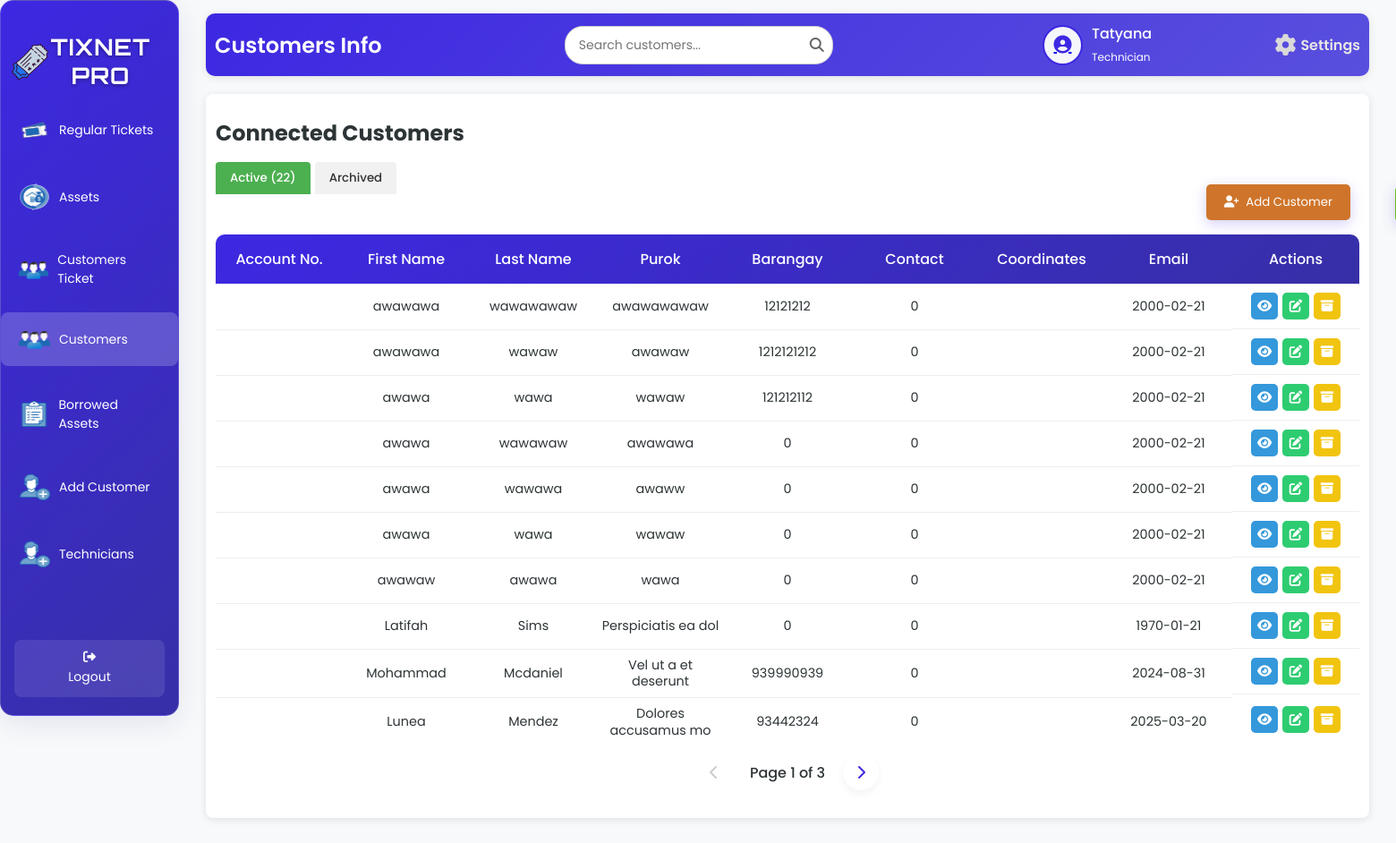
Page /customersT.php (signed in) on the earlier database version.
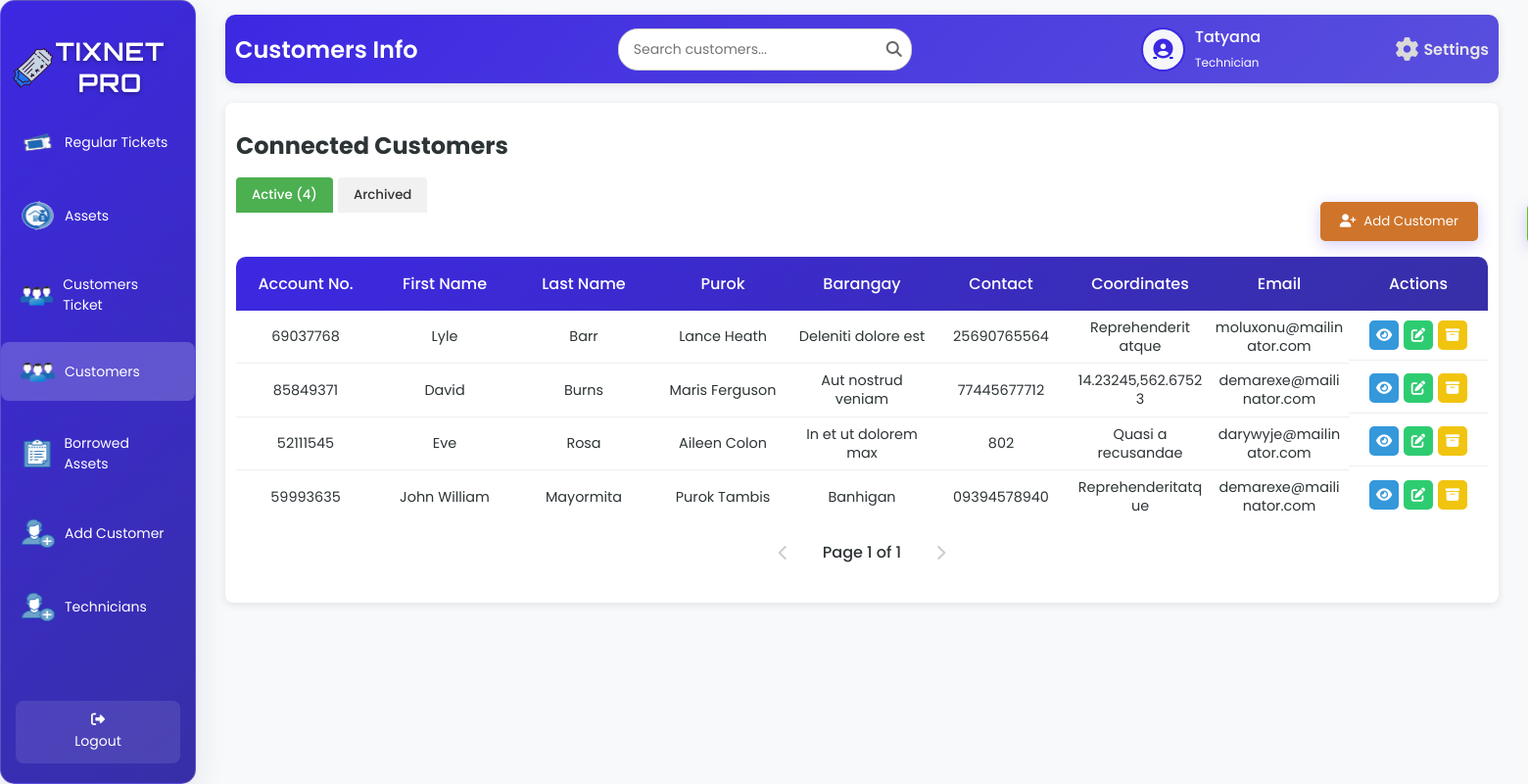
Same page on the later database version.
### tables this page shows
CREATE TABLE `tbl_customer` (
  `c_id` int(50) NOT NULL,
  `c_fname` varchar(200) NOT NULL,
  `c_lname` varchar(200) NOT NULL,
  `c_purok` varchar(200) NOT NULL,
  `c_barangay` varchar(200) NOT NULL,
  `c_contact` varchar(100) NOT NULL,
  `c_email` varchar(200) NOT NULL,
  `c_date` date NOT NULL,
  `c_napname` varchar(200) NOT NULL,
  `c_napport` int(50) NOT NULL,
  `c_macaddress` varchar(200) NOT NULL,
  `c_status` varchar(200) NOT NULL,
  `c_plan` varchar(200) NOT NULL,
  `c_equipment` varchar(200) NOT NULL,
  `c_account_no` int(100) NOT NULL,
  `c_coordinates` varchar(200) NOT NULL,
  `c_balance` int(50) NOT NULL,
  `c_startdate` varchar(100) NOT NULL,
  `c_nextdue` varchar(100) NOT NULL,
  `c_lastdue` varchar(100) NOT NULL,
  `c_nextbill` varchar(100) NOT NULL,
  `c_billstatus` varchar(100) NOT NULL
);

### customersT.php (the view, shortened to what this page needs)
<?php
include 'db.php';
function jsEscape($str) {
    return str_replace(
        ["\\", "'", "\"", "\n", "\r", "\t"],
        ["\\\\", "\\'", "\\\"", "\\n", "\\r", "\\t"],
        $str
    );
}
$firstName = '';
$userType = '';
$avatarPath = $_SESSION['avatarPath'];
if ($conn) {
    $sqlUser = "SELECT u_fname, u_lname, u_type FROM tbl_user WHERE u_username = ?";
    $stmt = $conn->prepare($sqlUser);
    $stmt->bind_param("s", $_SESSION['username']);
    $stmt->execute();
    $resultUser = $stmt->get_result();
    if ($resultUser->num_rows > 0) {
        $row = $resultUser->fetch_assoc();
        $firstName = $row['u_fname'];
        $userType = $row['u_type'];
    }
    $limit = 10;
    $pageActive = isset($_GET['page_active']) ? (int)$_GET['page_active'] : 1;
    $offsetActive = ($pageActive - 1) * $limit;
    $totalActiveQuery = "SELECT COUNT(*) AS total FROM tbl_customer WHERE c_status NOT LIKE 'ARCHIVED:%' OR c_status IS NULL";
    $totalActiveResult = $conn->query($totalActiveQuery);
    $totalActiveRow = $totalActiveResult->fetch_assoc();
    $totalActive = $totalActiveRow['total'];
    $totalActivePages = ceil($totalActive / $limit);
    $pageArchived = isset($_GET['page_archived']) ? (int)$_GET['page_archived'] : 1;
    $sqlActive = "SELECT c_account_no, c_fname, c_lname, c_purok, c_barangay, c_contact, c_email, c_coordinates, c_date, c_napname, c_napport, c_macaddress, c_status, c_plan, c_equipment, c_balance, c_startdate, c_nextdue, c_lastdue, c_nextbill, c_billstatus
                  FROM tbl_customer WHERE c_status NOT LIKE 'ARCHIVED:%' OR c_status IS NULL LIMIT ?, ?";
    $stmtActive = $conn->prepare($sqlActive);
    $stmtActive->bind_param("ii", $offsetActive, $limit);
    $stmtActive->execute();
    $resultActive = $stmtActive->get_result();
} else {
    $_SESSION['error'] = "Database connection failed.";
}
?>
<!DOCTYPE html>
<html lang="en">
<head>
    <link rel="stylesheet" href="customersT.css">
    <link rel="stylesheet" href="https://cdnjs.cloudflare.com/ajax/libs/font-awesome/6.6.0/css/all.min.css" />
</head>
<body>
<div class="wrapper">
    <div class="sidebar glass-container">
        <h2><img src="image/logo.png" alt="TixNet Icon" class="sidebar-icon">TixNet Pro</h2>
        <ul>
            <li><a href="staffD.php"><img src="image/ticket.png" alt="Regular Tickets" class="icon" /> <span>Regular Tickets</span></a></li>
            <li><a href="assetsT.php"><img src="image/assets.png" alt="Assets" class="icon" /> <span>Assets</span></a></li>
            <li><a href="AllCustomersT.php"><img src="image/users.png" alt="Customers" class="icon" /> <span>Customers Ticket</span></a></li>
            <li><a href="customersT.php" class="active"><img src="image/users.png" alt="Customers" class="icon" /> <span>Customers</span></a></li>
            <li><a href="borrowedStaff.php"><img src="image/borrowed.png" alt="Borrowed Assets" class="icon" /> <span>Borrowed Assets</span></a></li>
            <li><a href="addC.php"><img src="image/add.png" alt="Add Customer" class="icon" /> <span>Add Customer</span></a></li>
            <li><a href="AssignTech.php"><img src="image/add.png" alt="Technicians" class="icon" /> <span>Technicians</span></a></li>
        </ul>
        <footer>
            <a href="index.php" class="back-home"><i class="fas fa-sign-out-alt"></i> Logout</a>
        </footer>
    </div>
    <div class="container">
        <div class="upper">
            <h1>Customers Info</h1>
            <div class="search-container">
                <input type="text" class="search-bar" id="searchInput" placeholder="Search customers..." onkeyup="debouncedSearchCustomers()">
                <span class="search-icon"><i class="fas fa-search"></i></span>
            </div>
            <div class="user-profile">
                <div class="user-icon">
                    <a href="image.php">
                        <?php
                        $cleanAvatarPath = preg_replace('/\?\d+$/', '', $avatarPath);
                        if (!empty($avatarPath) && file_exists($cleanAvatarPath)) {
                            echo "<img src='" . htmlspecialchars($avatarPath, ENT_QUOTES, 'UTF-8') . "' alt='User Avatar'>";
                        } else {
                            echo "<i class='fas fa-user-circle'></i>";
                        }
                        ?>
                    </a>
                </div>
                <div class="user-details">
                    <span><?php echo htmlspecialchars($firstName, ENT_QUOTES, 'UTF-8'); ?></span>
                    <small><?php echo htmlspecialchars(ucfirst($userType), ENT_QUOTES, 'UTF-8'); ?></small>
                </div>
                <a href="settings.php" class="settings-link">
                    <i class="fas fa-cog"></i>
                    <span>Settings</span>
                </a>
            </div>
        </div>
        <div class="table-box glass-container">
            <h2>Connected Customers</h2>
            <div class="tab-buttons">
                <button class="tab-btn <?php echo (isset($_GET['tab']) && $_GET['tab'] === 'customers_active') || !isset($_GET['tab']) ? 'active' : ''; ?>" onclick="showTab('customers_active')">
                    Active (<?php echo $totalActive; ?>)
                </button>
                <button class="tab-btn <?php echo isset($_GET['tab']) && $_GET['tab'] === 'customers_archived' ? 'active' : ''; ?>" onclick="showTab('customers_archived')">
                    Archived
                </button>
            </div>
            <div class="customer-actions">
                <form action="addC.php" method="get" style="display: inline;">
                    <button type="submit" class="add-user-btn"><i class="fas fa-user-plus"></i> Add Customer</button>
                </form>
            </div>
            <div class="active-customers" id="customers_active" <?php echo (isset($_GET['tab']) && $_GET['tab'] === 'customers_archived') ? 'style="display: none;"' : ''; ?>>
                <table id="active-customers-table">
                    <thead>
                        <tr>
                            <th>Account No.</th>
                            <th>First Name</th>
                            <th>Last Name</th>
                            <th>Purok</th>
                            <th>Barangay</th>
                            <th>Contact</th>
                            <th>Coordinates</th>
                            <th>Email</th>
                            <th>Actions</th>
                        </tr>
                    </thead>
                    <tbody id="active-customers-tbody">
                        <?php
                        if ($resultActive->num_rows > 0) {
                            while ($row = $resultActive->fetch_assoc()) {
                                $displayStatus = ($row['c_status'] ?? '');
                                echo "<tr>
                                        <td>" . htmlspecialchars($row['c_account_no'], ENT_QUOTES, 'UTF-8') . "</td>
                                        <td>" . htmlspecialchars($row['c_fname'], ENT_QUOTES, 'UTF-8') . "</td>
                                        <td>" . htmlspecialchars($row['c_lname'], ENT_QUOTES, 'UTF-8') . "</td>
                                        <td>" . htmlspecialchars($row['c_purok'], ENT_QUOTES, 'UTF-8') . "</td>
                                        <td>" . htmlspecialchars($row['c_barangay'], ENT_QUOTES, 'UTF-8') . "</td>
                                        <td>" . htmlspecialchars($row['c_contact'], ENT_QUOTES, 'UTF-8') . "</td>
                                        <td>" . htmlspecialchars($row['c_coordinates'], ENT_QUOTES, 'UTF-8') . "</td>
                                        <td>" . htmlspecialchars($row['c_email'], ENT_QUOTES, 'UTF-8') . "</td>
                                        <td class='action-buttons'>
                                            <a class='view-btn' onclick=\"showViewDetails('" . htmlspecialchars($row['c_account_no'], ENT_QUOTES, 'UTF-8') . "', '" . jsEscape($row['c_fname']) . "', '" . jsEscape($row['c_lname']) . "', '" . jsEscape($row['c_purok']) . "', '" . jsEscape($row['c_barangay']) . "', '" . jsEscape($row['c_contact']) . "', '" . jsEscape($row['c_email']) . "', '" . jsEscape($row['c_coordinates']) . "', '" . jsEscape($row['c_date']) . "', '" . jsEscape($row['c_napname']) . "', '" . jsEscape($row['c_napport']) . "', '" . jsEscape($row['c_macaddress']) . "', '" . jsEscape($displayStatus) . "', '" . jsEscape($row['c_plan']) . "', '" . jsEscape($row['c_equipment']) . "', '" . jsEscape($row['c_balance'] ?? '0.00') . "', '" . jsEscape($row['c_startdate'] ?? '') . "', '" . jsEscape($row['c_nextdue'] ?? '') . "', '" . jsEscape($row['c_lastdue'] ?? '') . "', '" . jsEscape($row['c_nextbill'] ?? '') . "', '" . jsEscape($row['c_billstatus'] ?? 'Inactive') . "')\" title='View'><i class='fas fa-eye'></i></a>
                                            <a class='edit-btn' href='editC.php?account_no=" . htmlspecialchars($row['c_account_no'], ENT_QUOTES, 'UTF-8') . "' title='Edit'><i class='fas fa-edit'></i></a>
                                            <a class='archive-btn' onclick=\"showArchiveModal('" . htmlspecialchars($row['c_account_no'], ENT_QUOTES, 'UTF-8') . "', '" . jsEscape($row['c_fname'] . ' ' . $row['c_lname']) . "')\" title='Archive'><i class='fas fa-archive'></i></a>
                                        </td>
                                      </tr>";
                            }
                        } else {
                            echo "<tr><td colspan='10' style='text-align: center;'>No active customers found.</td></tr>";
                        }
                        ?>
                    </tbody>
                </table>
                <div class="pagination" id="active-customers-pagination">
                    <?php if ($pageActive > 1): ?>
                        <a href="?tab=customers_active&page_active=<?php echo $pageActive - 1; ?>&page_archived=<?php echo $pageArchived; ?>" class="pagination-link"><i class="fas fa-chevron-left"></i></a>
                    <?php else: ?>
                        <span class="pagination-link disabled"><i class="fas fa-chevron-left"></i></span>
                    <?php endif; ?>
                    <span class="current-page">Page <?php echo $pageActive; ?> of <?php echo $totalActivePages; ?></span>
                    <?php if ($pageActive < $totalActivePages): ?>
                        <a href="?tab=customers_active&page_active=<?php echo $pageActive + 1; ?>&page_archived=<?php echo $pageArchived; ?>" class="pagination-link"><i class="fas fa-chevron-right"></i></a>
                    <?php else: ?>
                        <span class="pagination-link disabled"><i class="fas fa-chevron-right"></i></span>
                    <?php endif; ?>
                </div>
            </div>
        </div>
    </div>
</div>
</body>
</html>

Differences in the rows shown:
removed tbl_customer: c_fname "awawawa", c_lname "wawawawaw", c_purok "awawawawaw", c_barangay "12121212", c_contact "0", c_email "2000-02-21"
removed tbl_customer: c_fname "awawawa", c_lname "wawaw", c_purok "awawaw", c_barangay "1212121212", c_contact "0", c_email "2000-02-21"
removed tbl_customer: c_fname "awawa", c_lname "wawa", c_purok "wawaw", c_barangay "121212112", c_contact "0", c_email "2000-02-21"
removed tbl_customer: c_fname "awawa", c_lname "wawawaw", c_purok "awawawa", c_barangay "0", c_contact "0", c_email "2000-02-21"
removed tbl_customer: c_fname "awawa", c_lname "wawawa", c_purok "awaww", c_barangay "0", c_contact "0", c_email "2000-02-21"
removed tbl_customer: c_fname "awawa", c_lname "wawa", c_purok "wawaw", c_barangay "0", c_contact "0", c_email "2000-02-21"
removed tbl_customer: c_fname "awawaw", c_lname "awawa", c_purok "wawa", c_barangay "0", c_contact "0", c_email "2000-02-21"
removed tbl_customer: c_fname "Latifah", c_lname "Sims", c_purok "Perspiciatis ea dol", c_barangay "0", c_contact "0", c_email "1970-01-21"
removed tbl_customer: c_fname "Mohammad", c_lname "Mcdaniel", c_purok "Vel ut a et deserunt", c_barangay "939990939", c_contact "0", c_email "2024-08-31"
removed tbl_customer: c_fname "Lunea", c_lname "Mendez", c_purok "Dolores accusamus mo", c_barangay "93442324", c_contact "0", c_email "2025-03-20"
added tbl_customer: c_account_no "69037768", c_fname "Lyle", c_lname "Barr", c_purok "Lance Heath", c_barangay "Deleniti dolore est", c_contact "25690765564", c_coordinates "Reprehenderit atque", c_email "moluxonu@mailinator.com"
added tbl_customer: c_account_no "85849371", c_fname "David", c_lname "Burns", c_purok "Maris Ferguson", c_barangay "Aut nostrud veniam", c_contact "77445677712", c_coordinates "14.23245,562.67523", c_email "demarexe@mailinator.com"
added tbl_customer: c_account_no "52111545", c_fname "Eve", c_lname "Rosa", c_purok "Aileen Colon", c_barangay "In et ut dolorem max", c_contact "802", c_coordinates "Quasi a recusandae", c_email "darywyje@mailinator.com"
added tbl_customer: c_account_no "59993635", c_fname "John William", c_lname "Mayormita", c_purok "Purok Tambis", c_barangay "Banhigan", c_contact "09394578940", c_coordinates "Reprehenderitatque", c_email "demarexe@mailinator.com"
Other differences:
$totalActive: "22" → "4"
$totalActivePages: "3" → "1"
